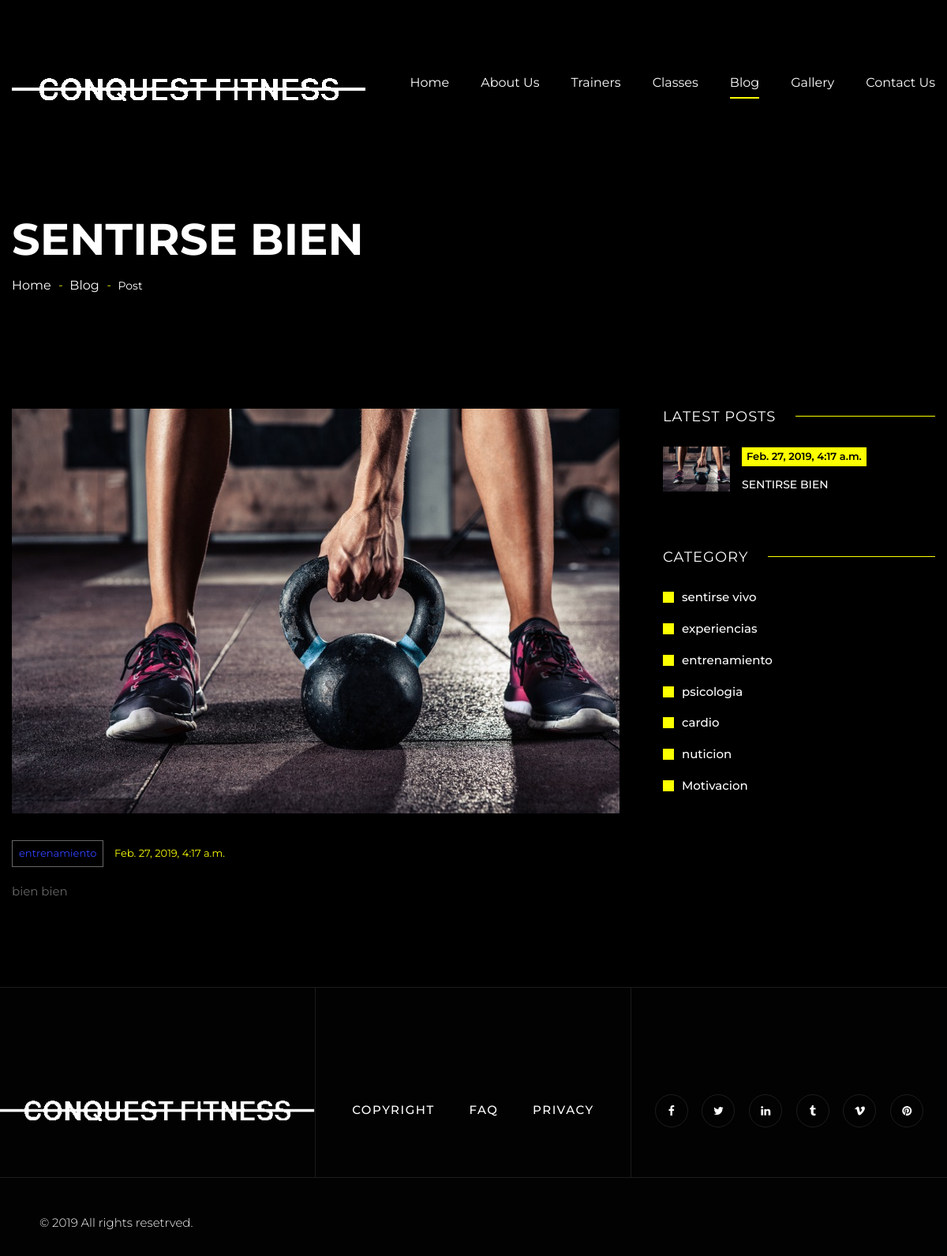
/blog/11/, run on an earlier commit of the app's database.
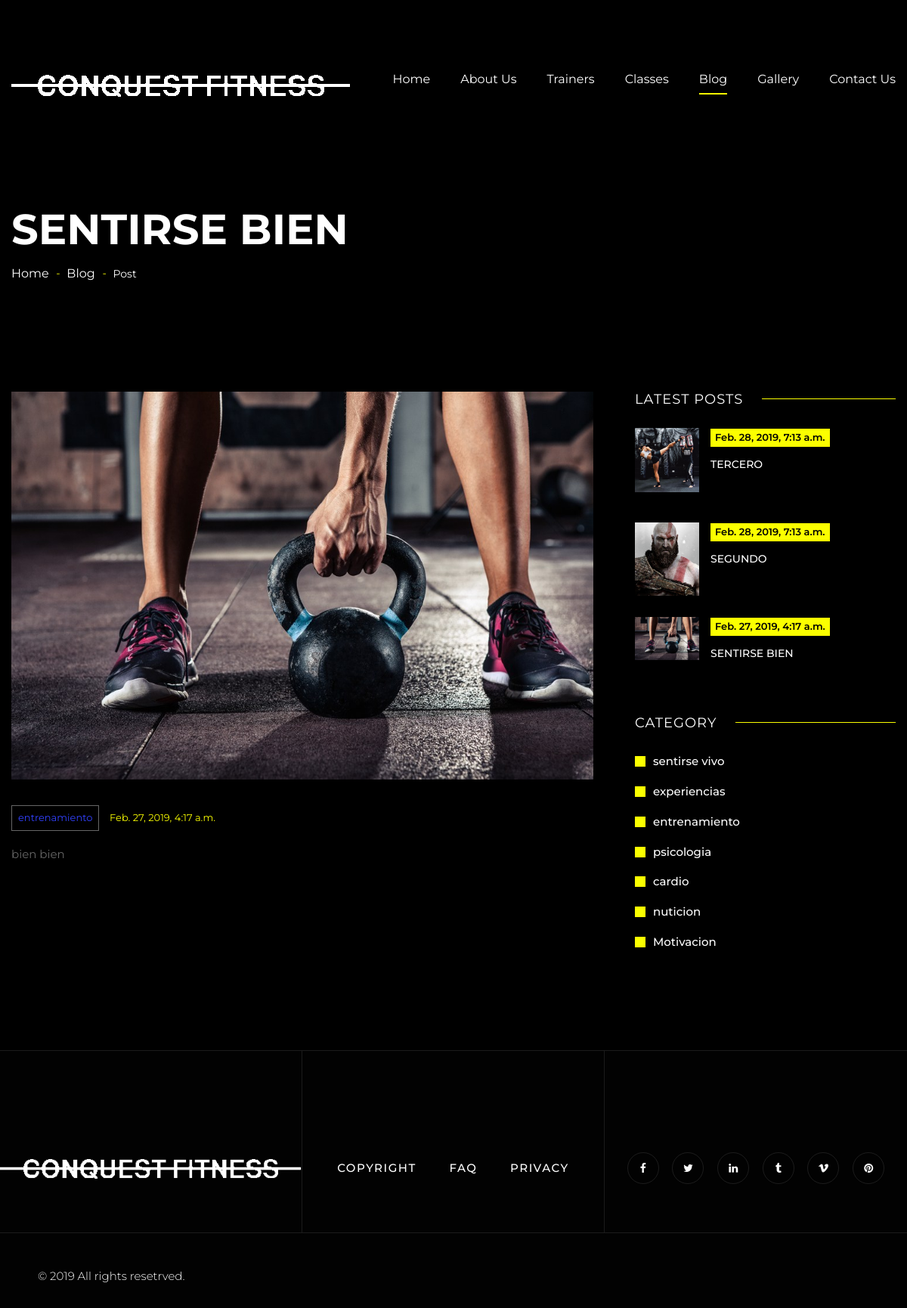
And on a later commit of the database.
### blog/models.py (models this page shows, shortened)
class Post(models.Model):
    title = models.CharField(max_length=200, verbose_name="Title")
    content = RichTextField(verbose_name="Content")
    published = models.BooleanField(default=True)
    image = models.ImageField(verbose_name="Image",upload_to="blog", null=True,blank=True)
    image_thumbnail = ImageSpecField(source='image',
                                 processors=[ResizeToFill(345, 345)],
                                 format='JPEG',
                                 options={'quality': 60})
    author = models.ForeignKey(User,verbose_name="Author",on_delete=models.CASCADE)
    categories = models.ManyToManyField(Category, verbose_name="Categories", related_name="get_posts")
    created = models.DateTimeField(verbose_name= "Creation Date", auto_now_add=True)
    updated = models.DateTimeField(verbose_name= "Updation Date", auto_now_add=True)
    class Meta:
        verbose_name = "Post"
        verbose_name_plural = "Posts"
        ordering = ['-created']

class Category(models.Model):
    name = models.CharField(max_length=100,verbose_name="Name",unique=True)
    created = models.DateTimeField(verbose_name= "Creation Date", auto_now_add=True)
    updated = models.DateTimeField(verbose_name= "Updation Date", auto_now_add=True)
    class Meta:
        verbose_name = "Category"
        verbose_name_plural = "Categories"
        ordering = ['-created']

### blog/views.py (the view)
# urls.py: path('<int:post_id>/', views.post, name="post"),
def post(request,post_id):
    post = get_object_or_404(Post,id=post_id)
    posts = Post.objects.filter(id=post_id)
    categoria = Category.objects.all()
    last = Post.objects.filter(published=True).order_by('-created')[0:3]
    return render(request,"blog/post.html",{"post":post,"posts":posts,"last":last,"categoria":categoria})

### social/processors.py (called while the page is built)
def ctx_dict(request):
    ctx = {}
    links = Link.objects.all()
    for link in links:
        ctx[link.key] = link.url
    return ctx

### blog/templates/blog/post.html (shortened to what this page needs)
{%extends 'core/base.html'%}
{%load static%}
{%block content%}
	{%for post in posts%}
	<section class="page-title">
		<div class="auto-container">
			<h1>{{post.title}}</h1>
			<ul class="page-breadcrumb">
				<li><a href="{% url 'home' %}">Home</a></li>
				<li><a href="{% url 'blog' %}">Blog</a></li>
				<li>Post</li>
			</ul>
		</div>
	</section>
	{%endfor%}
    <div class="sidebar-page-container">
        <div class="auto-container">
            <div class="row clearfix">
				{%for post in posts%}
                <div class="content-side col-lg-8 col-md-12 col-sm-12">
                    <div class="blog-details">
						<div class="inner-box">
							<div class="image">
								<img src="{{post.image.url}}" alt="" />
							</div>
							<div class="lower-content">
								<ul class="category">
									<li class="page-breadcrumb">
										{%for category in post.categories.all%}
										<a href="{% url 'category' category.id%}" >
											{{category.name}}{%if not forloop.last%} - {%endif%}
										</a>
										{%endfor%}
									</li>
									<li>{{post.created}}</li>
								</ul>
								<div class="text">
									<p>{{post.content|safe}}</p>
								</div>
							</div>
						</div>
					</div>
				</div>
				{%endfor%}
                <div class="sidebar-side col-lg-4 col-md-12 col-sm-12">
                    <aside class="sidebar">
                        <div class="sidebar-widget popular-posts">
                        	<div class="sidebar-title">
                            	<h3>latest posts</h3>
                            </div>
                            <div class="widget-content">
									{%for post in last%}
									<article class="post">
										<figure class="post-thumb"><a href="{% url 'post' post.id %}"><img src="{{post.image_thumbnail.url}}" alt=""></a></figure>
										<div class="post-info">{{post.created}}</div>
										<div class="text"><a href="{% url 'post' post.id %}">{{post.title}}</a></div>
									</article>
									{%endfor%}
							</div>
                        </div>
                        <div class="sidebar-widget category-widget">
                        	<div class="sidebar-title">
                            	<h3>Category</h3>
                            </div>
                            {%for post in categoria%}
                            <div class="widget-content">
								<ul>
									<li><a href="{% url 'category' post.id%}">{{post.name}}</a></li>
								</ul>
							</div>
							{%endfor%}
						</div>
					</aside>
				</div>
			</div>
		</div>
	</div>
{%endblock%}

What changed in the data, as far as the page shows it:
added Post: image_thumbnail (picture), created "Feb. 28, 2019, 7:13 a.m.", title "TERCERO", shown under "LATEST POSTS"
added Post: image_thumbnail (picture), created "Feb. 28, 2019, 7:13 a.m.", title "SEGUNDO", shown under "LATEST POSTS"
